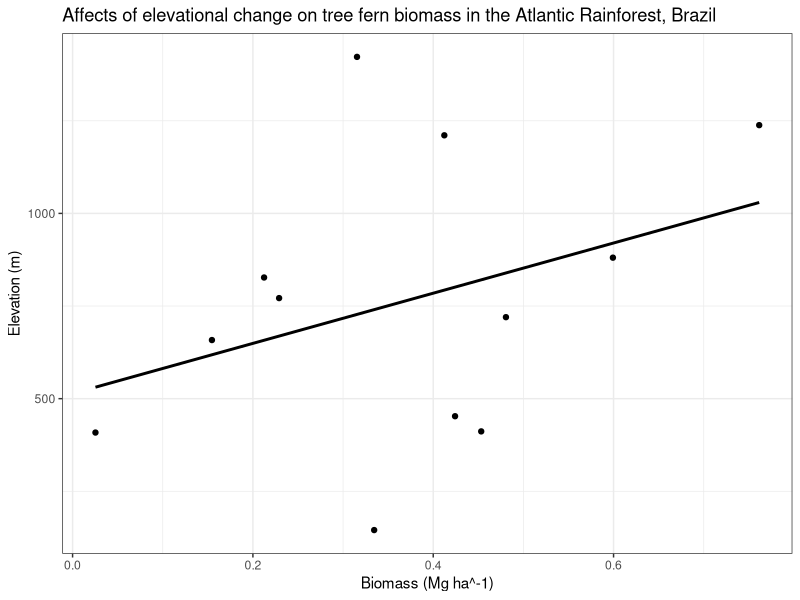
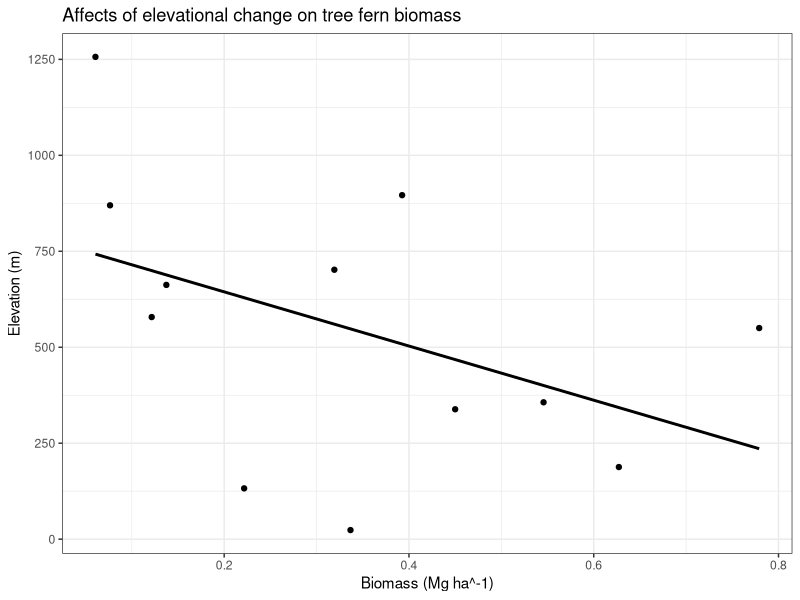

Write R code to recreate these figures, in order.
## ---- chunk 1
tf_data=data.frame(
  plot=rep(1:12, times=1),
  elevation= 0,
  biomass=0) 

print(tf_data)
## ---- chunk 2
tf_data[1:12, "elevation"] = abs(rnorm(n= nrow(tf_data), mean = 462.33 , sd = 425.74)) 

print(tf_data)
## ---- chunk 3
tf_data[1:12, "biomass"] = abs(rnorm(n= nrow(tf_data), mean = 0.22 , sd = 0.27))  

print(tf_data)
## ---- chunk 4
library(ggplot2)

# model
tf_regModel <- lm(biomass~elevation,data=tf_data)
print(tf_regModel) 

# summary of model 
summary(tf_regModel)

# plot the data
ggplot(tf_data) + 
  geom_point(aes(x = biomass, y = elevation)) + 
  geom_smooth(aes(x = biomass, y = elevation),
              se = FALSE, 
              col = "black",
              method = lm) +
  theme_bw()+ 
  ggtitle("Affects of elevational change on tree fern biomass in the Atlantic Rainforest, Brazil") + 
  ylab("Elevation (m)") + 
  xlab("Biomass (Mg ha^-1)")
## ---- chunk 5
tf_data[1:12, "elevation"] = abs(rnorm(n= nrow(tf_data), mean = 462.33 , sd = 425.74)) 

tf_data[1:12, "biomass"] = abs(rnorm(n= nrow(tf_data), mean = 0.22 , sd = 0.27))  

# model
tf_regModel <- lm(biomass~elevation,data=tf_data)
print(tf_regModel) 

# summary of model 
summary(tf_regModel)

# plot the data
ggplot(tf_data) + 
  geom_point(aes(x = biomass, y = elevation)) + 
  geom_smooth(aes(x = biomass, y = elevation),
              se = FALSE, 
              col = "black",
              method = lm) +
  theme_bw()+ 
  ggtitle("Affects of elevational change on tree fern biomass") + 
  ylab("Elevation (m)") + 
  xlab("Biomass (Mg ha^-1)")
## ---- chunk 6
# Means 50% reduced
tf_data2=data.frame(
  plot=rep(1:12, times=1),
  elevation= 0,
  biomass=0) 

tf_data2[1:12, "elevation"] = abs(rnorm(n= nrow(tf_data2), mean = 231.165 , sd = 425.74)) 

tf_data2[1:12, "biomass"] = abs(rnorm(n= nrow(tf_data2), mean = 0.11 , sd = 0.27))  

tf_regModel2 <- lm(biomass~elevation,data=tf_data2)
print(tf_regModel2)
summary(tf_regModel2)

# Means 90% reduced 
tf_data3=data.frame(
  plot=rep(1:12, times=1),
  elevation= 0,
  biomass=0) 

tf_data3[1:12, "elevation"] = abs(rnorm(n= nrow(tf_data3), mean = 46.233, sd = 425.74)) 

tf_data3[1:12, "biomass"] = abs(rnorm(n= nrow(tf_data3), mean = 0.022, sd = 0.27))  

tf_regModel3 <- lm(biomass~elevation,data=tf_data3)
print(tf_regModel3)
summary(tf_regModel3)

## ---- chunk 7
# sample size 50% reduced 
tf_data4=data.frame(
  plot=rep(1:6, times=1),
  elevation= 0,
  biomass=0) 

tf_data4[1:6, "elevation"] = abs(rnorm(n= nrow(tf_data4), mean = 462.33, sd = 425.74)) 

tf_data4[1:6, "biomass"] = abs(rnorm(n= nrow(tf_data4), mean = 0.22, sd = 0.27))  

tf_regModel4 <- lm(biomass~elevation,data=tf_data4)
print(tf_regModel4)
summary(tf_regModel4)

# sample size 10 fold increase
tf_data5=data.frame(
  plot=rep(1:120, times=1),
  elevation= 0,
  biomass=0) 

tf_data5[1:120, "elevation"] = abs(rnorm(n= nrow(tf_data5), mean = 462.33, sd = 425.74)) 

tf_data5[1:120, "biomass"] = abs(rnorm(n= nrow(tf_data5), mean = 0.22, sd = 0.27))  

tf_regModel5 <- lm(biomass~elevation,data=tf_data5)
print(tf_regModel5)
summary(tf_regModel5)
